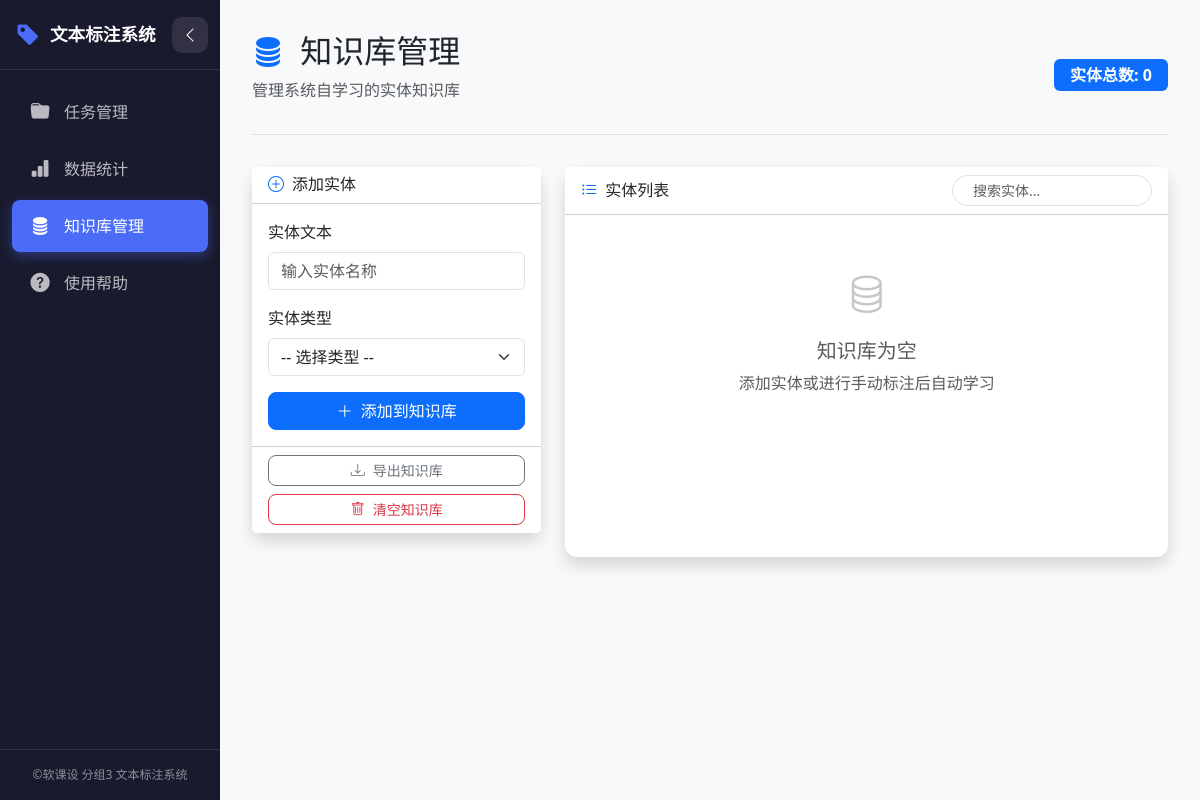
Page /knowledge_base on the earlier database version.
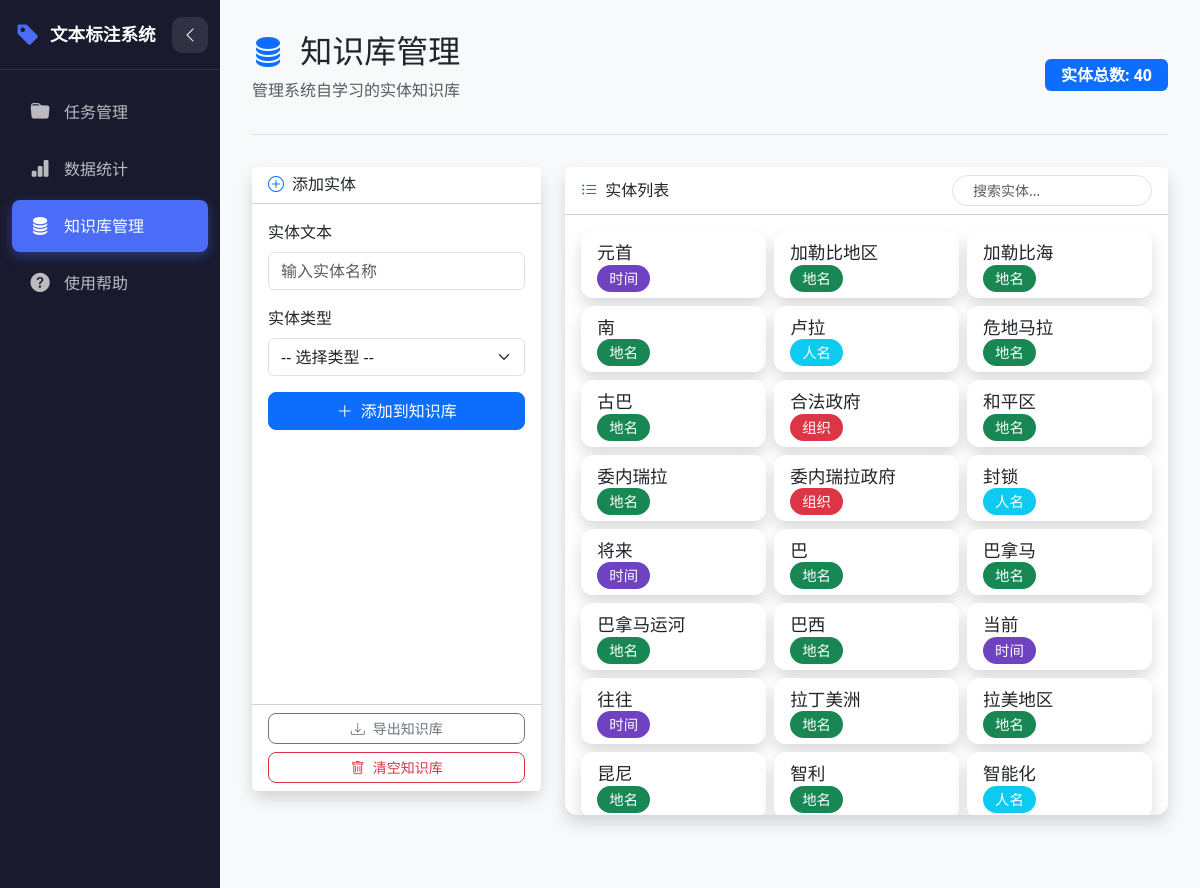
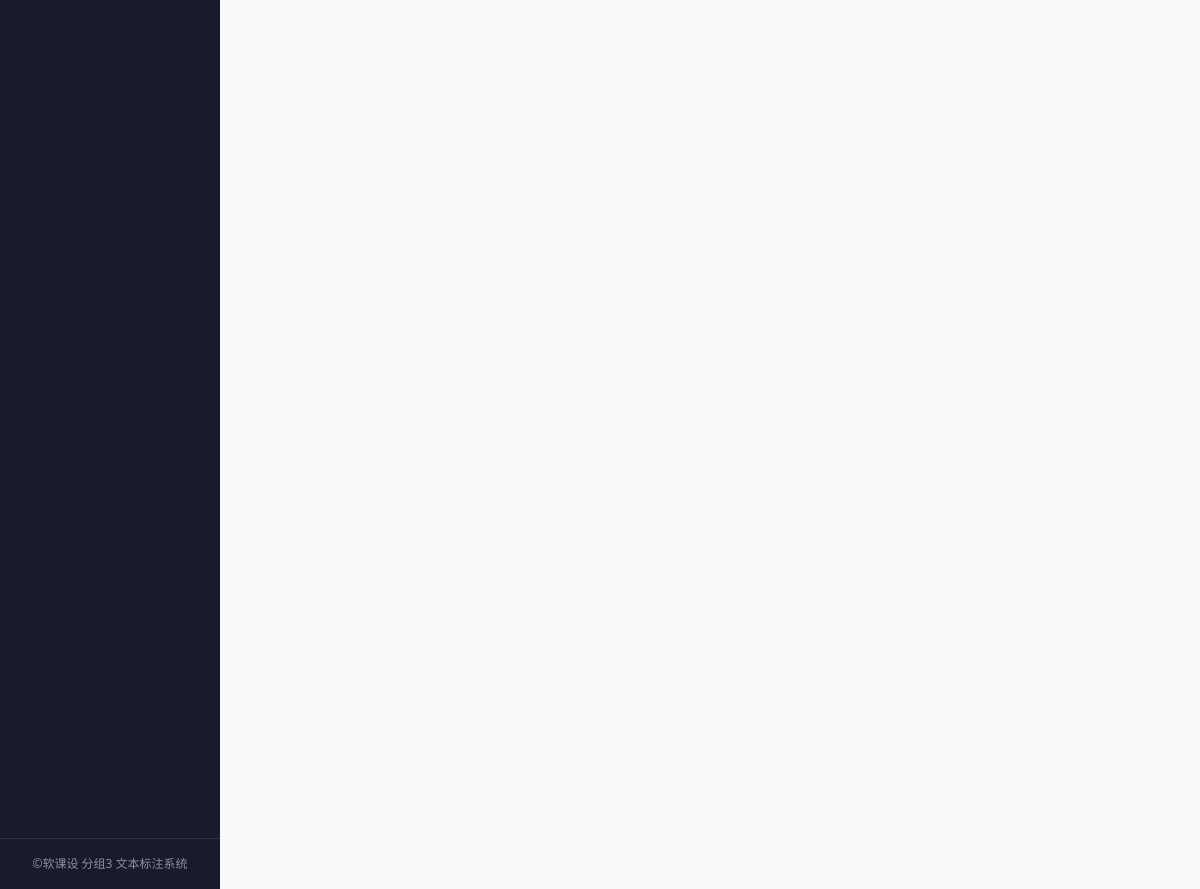
Same page on the later database version (2 pictures, top to bottom).
### app.py (models this page shows)
class KnowledgeEntity(db.Model):
    id = db.Column(db.Integer, primary_key=True)
    text = db.Column(db.String(200), unique=True, nullable=False)
    label = db.Column(db.String(50), nullable=False)
    source = db.Column(db.String(50), default='manual')
    created_time = db.Column(db.DateTime, default=datetime.utcnow)

### app.py (the view)
@app.route('/knowledge_base')
def knowledge_base():
    entities = KnowledgeEntity.query.order_by(KnowledgeEntity.text).all()
    entity_list = [(e.text, e.label) for e in entities]
    return render_template('knowledge_base.html', entities=entity_list, total=len(entity_list))

### templates/knowledge_base.html (shortened to what this page needs)
{% extends "layout.html" %}
{% block content %}
<div class="page-header">
    <div class="d-flex justify-content-between align-items-center">
        <div>
            <h2><i class="bi bi-database-fill text-primary me-2"></i> 知识库管理</h2>
            <p class="text-muted">管理系统自学习的实体知识库</p>
        </div>
        <span class="badge bg-primary fs-6 px-3 py-2">
            实体总数: <span id="total-count">{{ total }}</span>
        </span>
    </div>
</div>
<div class="row">
    <div class="col-lg-4 mb-4">
        <div class="card h-100">
            <div class="card-header bg-white">
                <h6 class="mb-0"><i class="bi bi-plus-circle text-primary me-2"></i>添加实体</h6>
            </div>
            <div class="card-body">
                <form id="add-entity-form">
                    <div class="mb-3">
                        <label class="form-label">实体文本</label>
                        <input type="text" id="entity-text" class="form-control" placeholder="输入实体名称" required>
                    </div>
                    <div class="mb-3">
                        <label class="form-label">实体类型</label>
                        <select id="entity-label" class="form-select" required>
                            <option value="">-- 选择类型 --</option>
                        </select>
                    </div>
                    <button type="submit" class="btn btn-primary w-100">
                        <i class="bi bi-plus-lg me-2"></i>添加到知识库
                    </button>
                </form>
            </div>
            <div class="card-footer bg-white">
                <div class="d-grid gap-2">
                    <button class="btn btn-outline-secondary btn-sm" onclick="exportKnowledgeBase()">
                        <i class="bi bi-download me-2"></i>导出知识库
                    </button>
                    <button class="btn btn-outline-danger btn-sm" onclick="clearKnowledgeBase()">
                        <i class="bi bi-trash me-2"></i>清空知识库
                    </button>
                </div>
            </div>
        </div>
    </div>
    <div class="col-lg-8">
        <div class="card h-100">
            <div class="card-header bg-white">
                <div class="d-flex justify-content-between align-items-center">
                    <h6 class="mb-0"><i class="bi bi-list-ul text-primary me-2"></i>实体列表</h6>
                    <input type="text" id="entity-search" class="form-control form-control-sm search-input"
                           placeholder="搜索实体..." style="max-width: 200px;">
                </div>
            </div>
            <div class="card-body p-0 entity-list-container">
                {% if entities %}
                <div class="row g-2 p-3" id="entity-list">
                    {% for text, label in entities %}
                    <div class="col-md-6 col-lg-4 entity-item" data-text="{{ text|lower }}">
                        <div class="card entity-card">
                            <div class="card-body py-2 px-3 d-flex justify-content-between align-items-center">
                                <div>
                                    <div class="entity-text text-truncate" style="max-width: 120px;">{{ text }}</div>
                                    <span class="entity-label label-{{ label }}">{{ label }}</span>
                                </div>
                            </div>
                        </div>
                    </div>
                    {% endfor %}
                </div>
                {% else %}
                <div class="text-center py-5" id="empty-state">
                    <i class="bi bi-database fs-1 mb-3 opacity-25 d-block"></i>
                    <h5 class="text-muted">知识库为空</h5>
                    <p class="text-muted">添加实体或进行手动标注后自动学习</p>
                </div>
                {% endif %}
            </div>
        </div>
    </div>
</div>
{% endblock %}

### templates/layout.html (shortened to what this page needs)
<!DOCTYPE html>
<html lang="zh-CN">
<head>
    <link href="https://cdn.jsdelivr.net/npm/bootstrap@5.3.0/dist/css/bootstrap.min.css" rel="stylesheet">
    <link href="https://cdn.jsdelivr.net/npm/bootstrap-icons@1.10.0/font/bootstrap-icons.css" rel="stylesheet">
</head>
<body>
    <div class="sidebar" id="sidebar">
        <div class="sidebar-header">
            <div class="sidebar-brand">
                <i class="bi bi-tag-fill"></i>
                <h4>文本标注系统</h4>
            </div>
            <button class="sidebar-toggle" id="sidebarToggle" onclick="toggleSidebar()" title="折叠/展开">
                <i class="bi bi-chevron-left"></i>
            </button>
        </div>
        <nav class="sidebar-nav">
            <ul class="nav flex-column">
                <li class="nav-item">
                    <a href="/" class="nav-link" data-title="任务管理">
                        <i class="bi bi-folder-fill"></i>
                        <span>任务管理</span>
                    </a>
                </li>
                <li class="nav-item">
                    <a href="/stats" class="nav-link" data-title="数据统计">
                        <i class="bi bi-bar-chart-fill"></i>
                        <span>数据统计</span>
                    </a>
                </li>
                <li class="nav-item">
                    <a href="/knowledge_base" class="nav-link" data-title="知识库管理">
                        <i class="bi bi-database-fill"></i>
                        <span>知识库管理</span>
                    </a>
                </li>
                <li class="nav-item">
                    <a href="#" class="nav-link" data-title="使用帮助" data-bs-toggle="modal" data-bs-target="#helpModal">
                        <i class="bi bi-question-circle-fill"></i>
                        <span>使用帮助</span>
                    </a>
                </li>
            </ul>
        </nav>
        <div class="sidebar-footer">
            <small>©软课设 分组3 文本标注系统</small>
        </div>
    </div>
    <div class="main-wrapper" id="mainWrapper">
        <div class="main-content">
            {% block content %}{% endblock %}
        </div>
    </div>
</body>
</html>

### templates/layout.html (style rules this page uses)
:root { --primary-color: #4a6cf7; --secondary-color: #6c757d; --success-color: #28a745; --info-color: #17a2b8; --warning-color: #ffc107; --danger-color: #dc3545; --light-color: #f8f9fa; --dark-color: #343a40; --sidebar-bg: #1a1a2e; --sidebar-hover: #16213e; --card-bg: #ffffff; --shadow: 0 0.5rem 1rem rgba(0, 0, 0, 0.15); --sidebar-width: 220px; --sidebar-collapsed-width: 70px; --transition-speed: 0.3s; }
body { background-color: var(--light-color); font-family: 'Segoe UI', Tahoma, Geneva, Verdana, sans-serif; overflow-x: hidden; }
.sidebar { position: fixed; top: 0; left: 0; width: var(--sidebar-width); height: 100vh; background: var(--sidebar-bg); color: white; transition: all var(--transition-speed) ease; z-index: 1000; display: flex; flex-direction: column; overflow: hidden; }
.sidebar-header { padding: 1rem; display: flex; align-items: center; justify-content: flex-start; border-bottom: 1px solid rgba(255, 255, 255, 0.1); min-height: 70px; position: relative; }
.sidebar-brand { display: flex; align-items: center; justify-content: center; gap: 10px; white-space: nowrap; overflow: hidden; transition: all var(--transition-speed) ease; }
.sidebar-brand i { font-size: 1.5rem; color: var(--primary-color); flex-shrink: 0; transition: all var(--transition-speed) ease; }
.sidebar-brand h4 { margin: 0; font-size: 1.1rem; font-weight: 600; opacity: 1; transition: opacity var(--transition-speed) ease, width var(--transition-speed) ease; }
.sidebar-toggle { width: 36px; height: 36px; border-radius: 10px; border: none; background: rgba(255, 255, 255, 0.1); color: white; cursor: pointer; display: flex; align-items: center; justify-content: center; transition: all var(--transition-speed) ease; flex-shrink: 0; position: absolute; right: 12px; }
.sidebar-toggle i { font-size: 1rem; transition: transform var(--transition-speed) ease; }
.sidebar-nav { flex: 1; padding: 1rem 0.75rem; overflow-y: auto; overflow-x: hidden; }
.nav-link { color: rgba(255, 255, 255, 0.7); padding: 0.75rem 1rem; border-radius: 8px; margin-bottom: 4px; transition: all var(--transition-speed) ease; display: flex; align-items: center; gap: 12px; white-space: nowrap; overflow: hidden; text-decoration: none; position: relative; }
.nav-link i { font-size: 1.2rem; flex-shrink: 0; width: 24px; text-align: center; }
.nav-link span { opacity: 1; transition: opacity var(--transition-speed) ease; }
.nav-link.active { background-color: var(--primary-color); color: white; box-shadow: 0 4px 12px rgba(74, 108, 247, 0.4); }
.sidebar-footer { padding: 1rem; border-top: 1px solid rgba(255, 255, 255, 0.1); text-align: center; }
.sidebar-footer small { color: rgba(255, 255, 255, 0.5); font-size: 0.75rem; display: block; white-space: nowrap; overflow: hidden; text-overflow: ellipsis; transition: opacity var(--transition-speed) ease; }
.main-wrapper { margin-left: var(--sidebar-width); transition: margin-left var(--transition-speed) ease; min-height: 100vh; }
.main-content { padding: 2rem; }
.card { background-color: var(--card-bg); box-shadow: var(--shadow); border: none; border-radius: 0.75rem; transition: transform 0.3s ease, box-shadow 0.3s ease; }
.page-header { margin-bottom: 2rem; padding-bottom: 1rem; border-bottom: 1px solid rgba(0, 0, 0, 0.1); }
.btn { border-radius: 0.5rem; font-weight: 500; transition: all 0.3s ease; }

### templates/knowledge_base.html (style rules this page uses)
.entity-card { transition: all 0.3s ease; }
.entity-text { font-weight: 500; font-size: 1.1rem; }
.entity-label { font-size: 0.9rem; padding: 4px 12px; border-radius: 20px; color: #fff; }
.label-人名 { background: #0dcaf0; }
.label-地名 { background: #198754; }
.label-组织 { background: #dc3545; }
.label-时间 { background: #6f42c1; }
.search-input { border-radius: 25px; padding-left: 20px; }
.entity-list-container { max-height: 600px; overflow-y: auto; }

Differences in the rows shown:
added KnowledgeEntity: text "元首", label "时间"
added KnowledgeEntity: text "加勒比地区", label "地名"
added KnowledgeEntity: text "加勒比海", label "地名"
added KnowledgeEntity: text "南", label "地名"
added KnowledgeEntity: text "卢拉", label "人名"
added KnowledgeEntity: text "危地马拉", label "地名"
added KnowledgeEntity: text "古巴", label "地名"
added KnowledgeEntity: text "合法政府", label "组织"
added KnowledgeEntity: text "和平区", label "地名"
added KnowledgeEntity: text "委内瑞拉", label "地名"
added KnowledgeEntity: text "委内瑞拉政府", label "组织"
added KnowledgeEntity: text "封锁", label "人名"
added KnowledgeEntity: text "将来", label "时间"
added KnowledgeEntity: text "巴", label "地名"
added KnowledgeEntity: text "巴拿马", label "地名"
added KnowledgeEntity: text "巴拿马运河", label "地名"
added KnowledgeEntity: text "巴西", label "地名"
added KnowledgeEntity: text "当前", label "时间"
added KnowledgeEntity: text "往往", label "时间"
added KnowledgeEntity: text "拉丁美洲", label "地名"
added KnowledgeEntity: text "拉美地区", label "地名"
added KnowledgeEntity: text "昆尼", label "地名"
added KnowledgeEntity: text "智利", label "地名"
added KnowledgeEntity: text "智能化", label "人名"
Other differences:
{{ total }}: "0" → "40"
text no longer shown: "知识库为空 添加实体或进行手动标注后自动学习"
